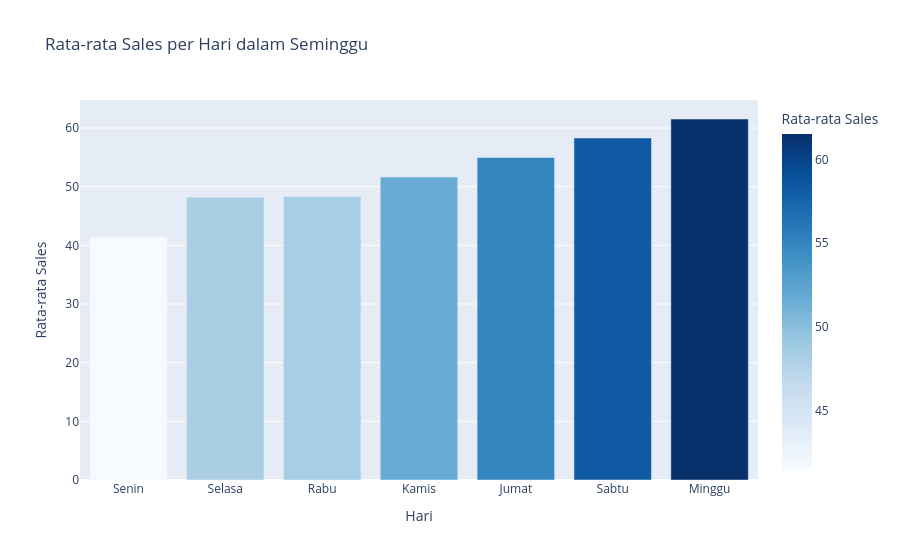

This figure's notebook cell:
### Markdown cell above
### 4.3 Pola Musiman Mingguan — Hari Kerja vs Akhir Pekan

Relevan untuk UMKM: penjualan biasanya berbeda di akhir pekan.
Jika polanya jelas, `day_of_week` dan `is_wknd` akan jadi fitur penting.

### Code cell
df_train['day_of_week'] = df_train['date'].dt.dayofweek  # 0=Senin, 6=Minggu
day_names = ['Senin','Selasa','Rabu','Kamis','Jumat','Sabtu','Minggu']

dow_avg = df_train.groupby('day_of_week')['sales'].mean().reset_index()
dow_avg['day_name'] = dow_avg['day_of_week'].map(dict(enumerate(day_names)))

fig = px.bar(
    dow_avg, x='day_name', y='sales',
    title='Rata-rata Sales per Hari dalam Seminggu',
    labels={'sales': 'Rata-rata Sales', 'day_name': 'Hari'},
    color='sales', color_continuous_scale='Blues'
)
fig.show()

print('Rata-rata sales hari kerja (Senin-Jumat):', df_train[df_train['day_of_week'] < 5]['sales'].mean().round(2))
print('Rata-rata sales akhir pekan (Sabtu-Minggu):', df_train[df_train['day_of_week'] >= 5]['sales'].mean().round(2))

### Figure 1 — Plotly figure (JSON) as saved in the notebook; plotly's stock layout.template omitted (floating-point values rounded to 4 significant figures)
{"data": [{"alignmentgroup": "True", "hovertemplate": "Hari=%{x}<br>Rata-rata Sales=%{marker.color}<extra></extra>", "legendgroup": "", "marker": {"color": [41.43, 48.2, 48.34, 51.64, 54.98, 58.31, 61.54], "coloraxis": "coloraxis", "pattern": {"shape": ""}}, "name": "", "offsetgroup": "", "orientation": "v", "showlegend": false, "textposition": "auto", "x": ["Senin", "Selasa", "Rabu", "Kamis", "Jumat", "Sabtu", "Minggu"], "xaxis": "x", "y": [41.43, 48.2, 48.34, 51.64, 54.98, 58.31, 61.54], "yaxis": "y", "type": "bar"}], "layout": {"xaxis": {"anchor": "y", "domain": [0, 1], "title": {"text": "Hari"}}, "yaxis": {"anchor": "x", "domain": [0, 1], "title": {"text": "Rata-rata Sales"}}, "coloraxis": {"colorbar": {"title": {"text": "Rata-rata Sales"}}, "colorscale": [[0, "rgb(247,251,255)"], [0.125, "rgb(222,235,247)"], [0.25, "rgb(198,219,239)"], [0.375, "rgb(158,202,225)"], [0.5, "rgb(107,174,214)"], [0.625, "rgb(66,146,198)"], [0.75, "rgb(33,113,181)"], [0.875, "rgb(8,81,156)"], [1, "rgb(8,48,107)"]]}, "legend": {"tracegroupgap": 0}, "title": {"text": "Rata-rata Sales per Hari dalam Seminggu"}, "barmode": "relative"}}
